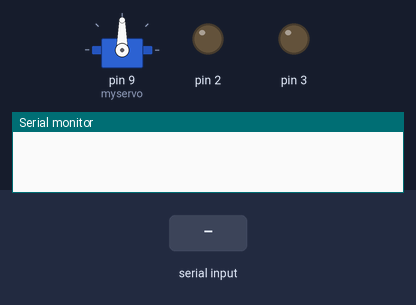
Bench run of a sketch on a simulated Arduino Uno, built with avr-gcc and run on an emulated ATmega328P. Shown: servo, output pins drawn as LEDs (lit = HIGH), the last lines printed to the serial monitor. Inputs (shaded band) come from the test bench.

Above: at 1.2 s.
1.3 s: "R,45\n" received over Serial
At 2.2 s:
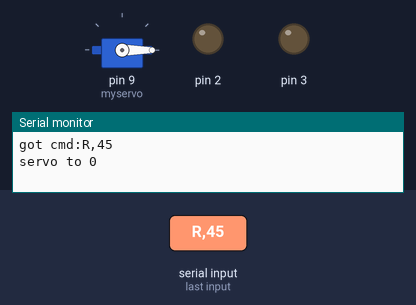
2.8 s: "D90\n" received over Serial
At 3.5 s:
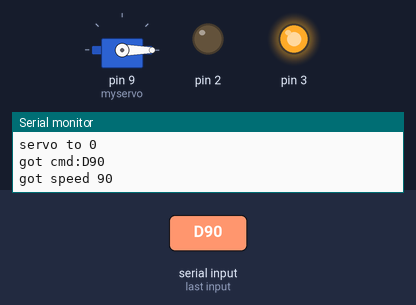
4.3 s: "R90\n" received over Serial
At 4.8 s:
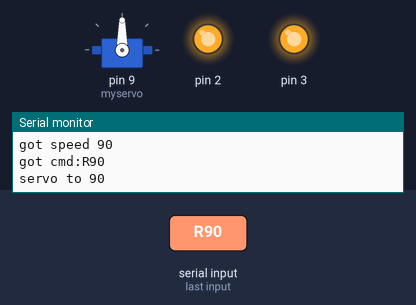
5.8 s: "R\n" received over Serial
At 6.8 s:
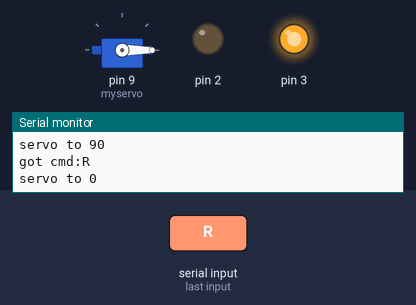
7.3 s: "D\n" received over Serial
At 8.0 s:
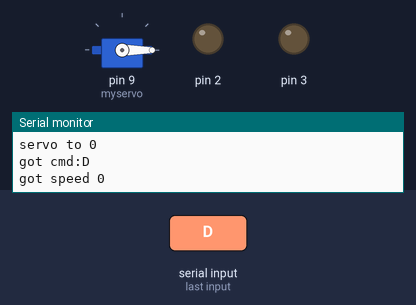
Timing chart, 0 to 9.8 s (numbered marks = the images above; inputs shaded):
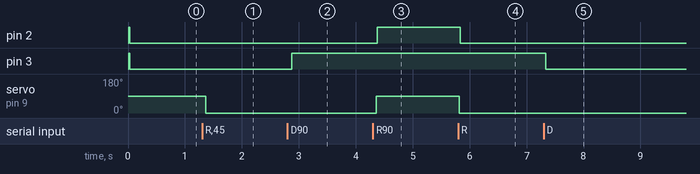

Measured:
- after the input at 1.3 s, servo on pin 9 (myservo): 90° → 0° after 0.07 s
- after the input at 2.8 s, pin 3: LOW → HIGH after 0.07 s
- after the input at 4.3 s, pin 2: LOW → HIGH after 0.08 s; servo on pin 9 (myservo): 0° → 90° after 0.06 s
- after the input at 5.8 s, pin 2: HIGH → LOW at once; servo on pin 9 (myservo): 90° → 0° at once
- after the input at 7.3 s, pin 3: HIGH → LOW at once

The sketch:

duemotor.ino
```cpp
/*
*/

#include <Servo.h>

Servo myservo;  // create servo object to control a servo
// twelve servo objects can be created on most boards

int spos = 90;    // variable to store the servo position
int speed = 0;
int driveCount = 0;
void setup() {
  Serial.begin(9600);
  while (!Serial) {
    ; // wait for serial port to connect. Needed for native USB port only
  }

  pinMode(2, OUTPUT);
  pinMode(3, OUTPUT);
  myservo.attach(9);  // attaches the servo on pin 9 to the servo object
}

byte serialBuffer[1024];
int serialBufferPos = 0;
int readSerialCommand(){
   if (Serial.available() > 0) {
    int rd = Serial.read();
    if (rd == 10 || serialBufferPos > 1000) {
     serialBuffer[serialBufferPos]= 0;
     int len = serialBufferPos;
     serialBufferPos = 0;
     return len;
    }
    serialBuffer[serialBufferPos++] = rd;
  }
  return 0;
}

void driveDebug(){
/*
  Serial.print(driveCount);
  Serial.print(" speed ");
  Serial.print(speed);
  Serial.print("\n");
  */
}
void drive() {

  int MAX = 5;

  if (driveCount>speed){
    driveDebug();
    digitalWrite(2, LOW);
    digitalWrite(3, LOW);
  }else {
    if (spos < 90)
      digitalWrite(2, LOW);
    else
      digitalWrite(2, HIGH);

    if (spos > 90)
      digitalWrite(3, LOW);
    else
      digitalWrite(3, HIGH);
    driveDebug();
  }
  driveCount++;
  if (driveCount >= MAX) driveCount = 1;
}

int readIntVal() {
  String s = String((char*)serialBuffer+1);
  return s.toInt();
}
void loop() {
  if (readSerialCommand()> 0) {
    Serial.print("got cmd:");
    Serial.print(String((char*)serialBuffer));
    Serial.print("\n");
    char cmd = serialBuffer[0];
    if (cmd == 'R') {
       spos = readIntVal();
       if (spos<0) spos = 0;
       else if (spos > 180) spos = 180;
       Serial.print("servo to ");
       Serial.print(spos);
       Serial.print("\n");
       myservo.write(spos);
    }else if (cmd == 'D') {
      speed = readIntVal();
      Serial.print("got speed ");
      Serial.print(speed);
      Serial.print("\n");
      if (speed < 0) speed = 0;
      if (speed > 10) speed = 10;
    }
  }

  delay(15);
  drive();
}
```
